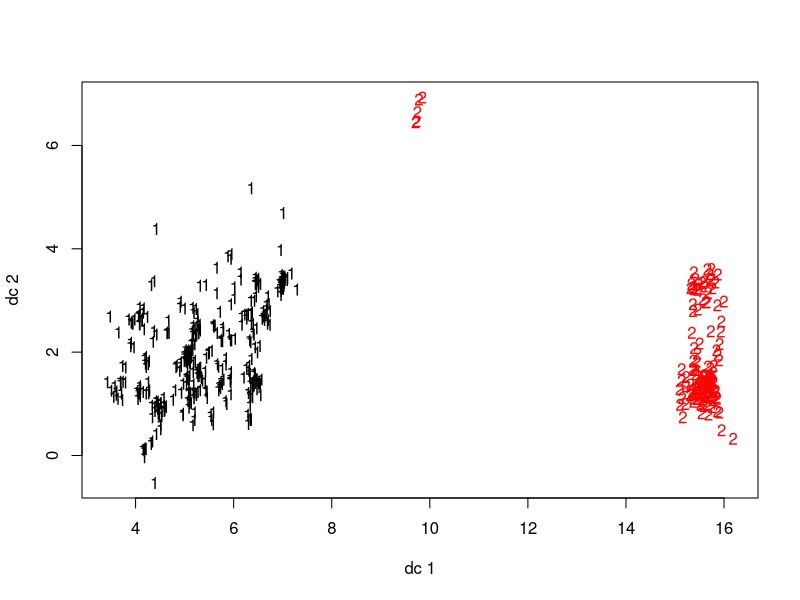
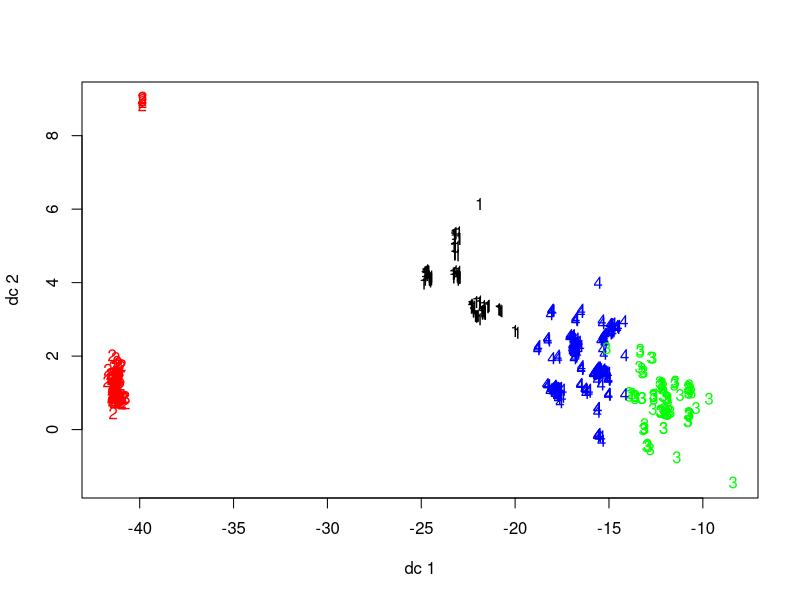
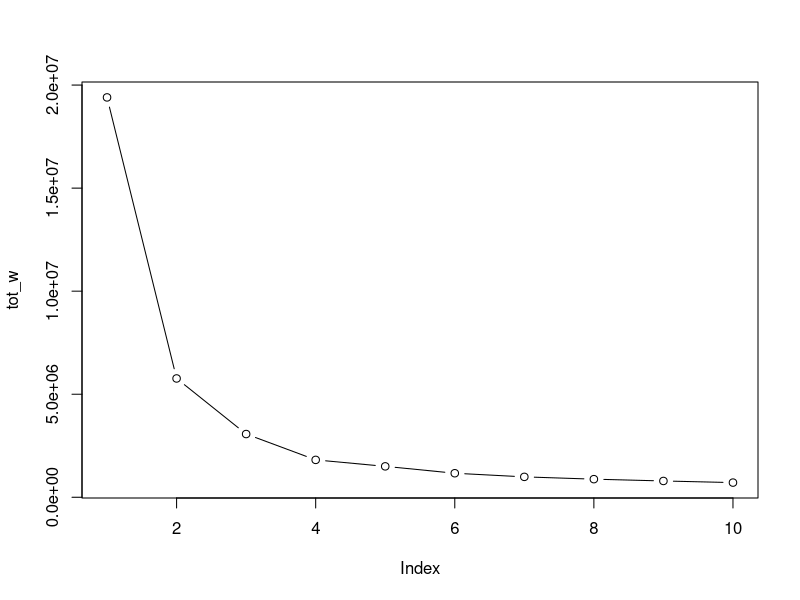
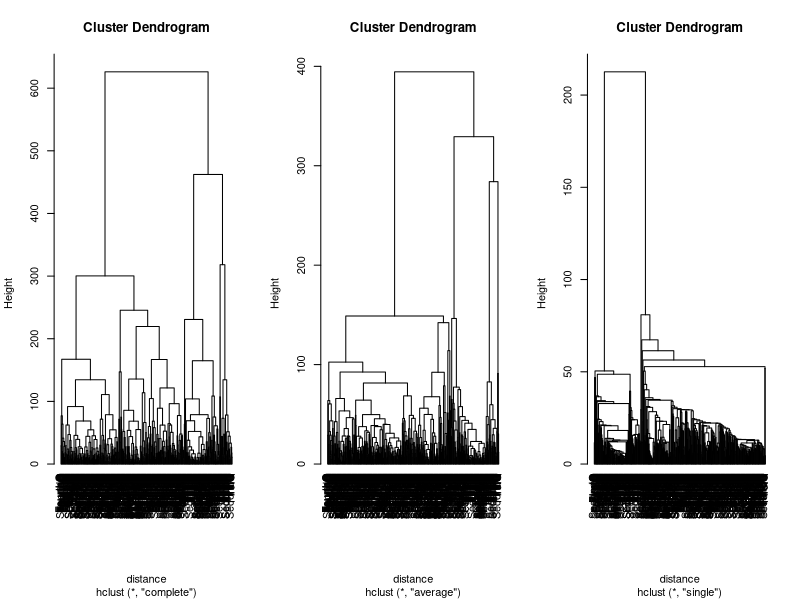
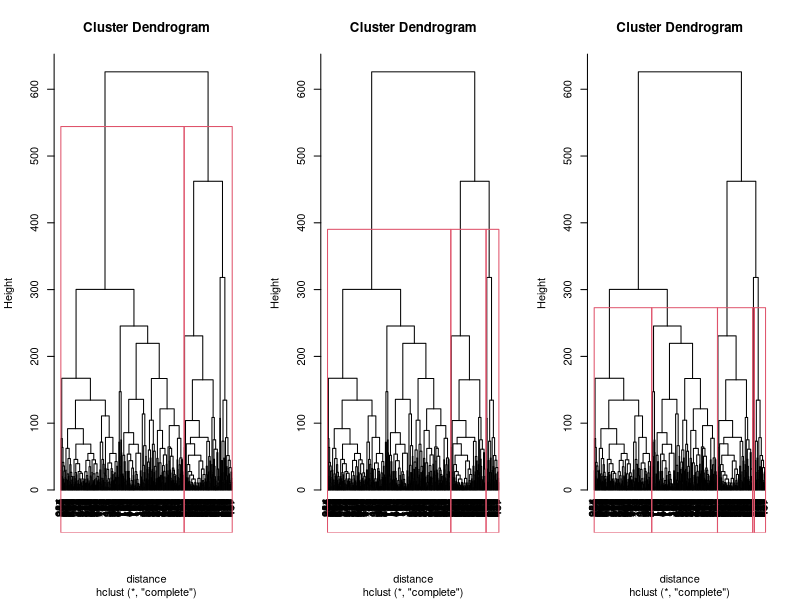
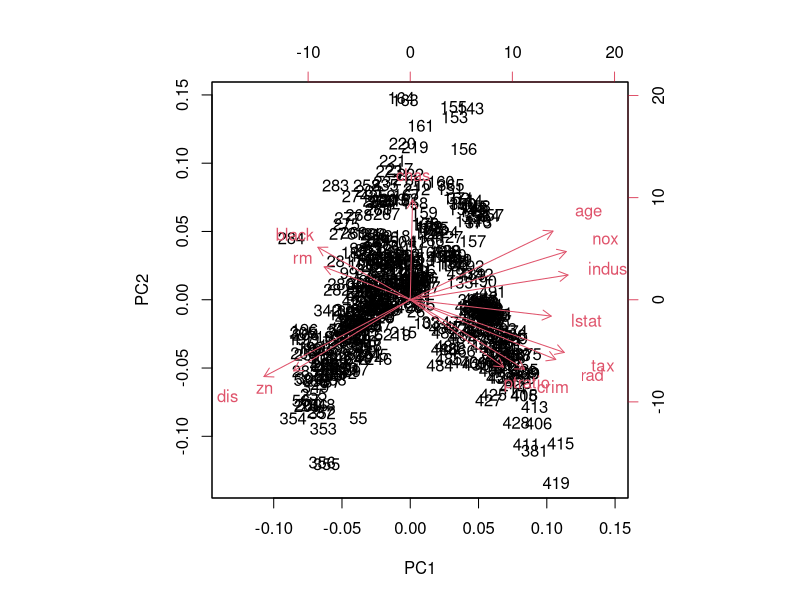
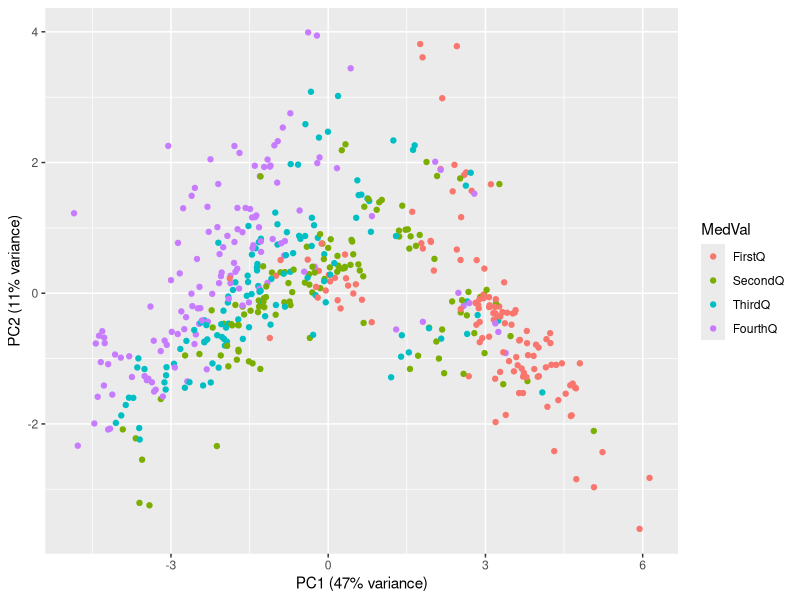
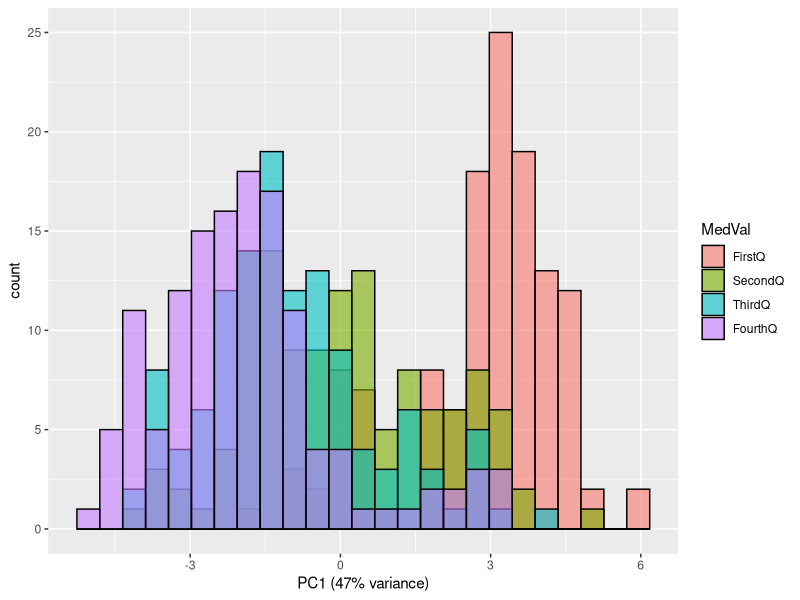

Write R code to recreate these figures, in order.
## ---- chunk 1
knitr::opts_chunk$set(echo = TRUE)
## ---- chunk 2

library(ggplot2)
library(MASS)
library(cluster)
library(fpc)


## ---- chunk 3
boston <- Boston 


## ---- chunk 4
set.seed(4)
# the result printed is the best result of 20 tries
# clustering vector: information on each observation (what cluster it is assigned)
# sum of squares: measure of variance inside the cluster
km_res <- kmeans(boston, centers = 2, nstart = 20)
km_res


## ---- chunk 5
# withinss: sum of squares within each cluster
# tot.withins: what we are trying to minimize
str(km_res)

## ---- chunk 6
# vizualize results of clustering by kmeans 
plotcluster(boston, km_res$cluster)

## ---- chunk 7
set.seed(4)

# 4 cluster sizes produces good results based on plot and tot.withinss, 
# but has outliers in 2nd cluster
km_res3 <- kmeans(boston, 4, nstart = 3)
km_res3

plotcluster(boston, km_res3$cluster)


## ---- chunk 8
# check res
str(km_res3)

## ---- chunk 9

# scree plot

tot_w <- rep(0,10)

# perform k means with 1 to 10 clusters
# total withinss is measure of quality for clustering
set.seed(8)
for (k in 1:10) {
  tot_w[k] <- kmeans(boston, k, nstart = 20)$tot.withinss
}

# see that 3, maybe 4, is optimal 
plot(tot_w, type = "b")


## ---- chunk 10


boston_F <- boston

# create categorical medv (Median house value) to use as class for pca and hc
quant_00 = min(boston$medv)
quant_25 = quantile(boston$medv, 0.25) 
quant_50 = quantile(boston$medv, 0.50) 
quant_75 = quantile(boston$medv, 0.75) 
quant_100 = max(boston$medv)

rb = rbind(quant_00, quant_25, quant_50, quant_75, quant_100) 
dimnames(rb)[[2]] = "Value"

boston_F$medv_F[boston$medv >= quant_00 &
                    boston$medv < quant_25] = "FirstQ"
boston_F$medv_F[boston$medv >= quant_25 &
                    boston$medv < quant_50] = "SecondQ"
boston_F$medv_F[boston$medv >= quant_50 & 
                    boston$medv <= quant_75] = "ThirdQ"
boston_F$medv_F[boston$medv >= quant_75 &
                    boston$medv <= quant_100] = "FourthQ"
boston_F$medv_F = factor(boston_F$medv_F,
levels=c("FirstQ", "SecondQ", "ThirdQ", "FourthQ"))

# remove median house value from boston housing dataset
boston_pca <- subset(boston, select = -medv) 
## ---- chunk 11


distance <- dist(boston)

# takes max distance
hc_comp <- hclust(distance, method = "complete")
# takes average distance
hc_avg <- hclust(distance, method = "average")
# minimal distance
hc_sing <- hclust(distance, method = "single")

## ---- chunk 12
# organzine plotting window with 3 cells aligned as columns
par(mfrow = c(1, 3))

# complete and average look similar 
plot(hc_comp, hang = -1, labels = boston_F$medv_F)
plot(hc_avg, hang = -1, labels = boston_F$medv_F)
plot(hc_sing, hang = -1, labels = boston_F$medv_F)

# reset plotting window
par(mfrow = c(1, 1))

## ---- chunk 13
par(mfrow = c(1, 3))

# create hc object with complete and decide how many clusters to choose
hc <- hclust(distance, method = "complete")

# create 3 plots with different number of clusters outlined

# division by 2 or 3 clusters looks best
plot(hc, hang = -1, labels = NULL)
rect.hclust(hc, k = 2)

plot(hc, hang = -1, labels = NULL)
rect.hclust(hc, k = 3)

# after 4 clusters begin to have v. small clusters
plot(hc, hang = -1, labels = NULL)
rect.hclust(hc, k = 5)

par(mfrow = c(1, 1))
## ---- chunk 14

# check column means
colMeans(boston)

## ---- chunk 15

# check sd
apply(boston, 2, sd)

## ---- chunk 16



# perform PCA with scaled data based on the above checks 
pca <- prcomp(x = boston_pca, center = TRUE, scale = TRUE)
pca

## ---- chunk 17
# first 4 components explain ~75% of variance
summary(pca)

## ---- chunk 18

# chas is co-directed with PC1
biplot(pca)

## ---- chunk 19

# data frame with MedVal
pca_adj <- data.frame(pca$x, MedVal = boston_F$medv_F)


## ---- chunk 20


# check clustering based on MedVal PC1 and PC2
p1 <- ggplot(data = pca_adj,
       aes(x = PC1,
       y = PC2,
       color = MedVal)) +
  geom_point() +
  labs(x = "PC1 (47% variance)") +
  labs(y = "PC2 (11% variance)" )

p1

## ---- chunk 21
# reduce to one dimension
p2 <- ggplot(data = pca_adj, 
       aes(x = PC1,
           fill = MedVal)) + 
  geom_histogram(alpha = 0.6,
                 color = "black",
                 bins = 25,
                 position = "identity") +
  labs(x = "PC1 (47% variance)") 

p2

## ---- chunk 22


# check clustering based on MedVal fpr PC1 and PC3
p3 <- ggplot(data = pca_adj,
       aes(x = PC1,
       y = PC3,
       color = MedVal)) +
  geom_point() +
  labs(x = "PC1 (47% variance)") +
  labs(y = "PC3 (9% variance)" )

p3

## ---- chunk 23
# get variance: indicator if interesting / informative or not
pca_var <- pca$sdev^2 
pca_var

## ---- chunk 24
# pve: proportion of variance explained 
pca_pve <- pca_var / sum(pca_var)
# how informaitve each PC is (highest to low)
pca_pve

## ---- chunk 25
 # cummlative: helpful in deciding how many PC to take: cutoff 80% (5 PCs)
cumsum(pca_pve)

## ---- chunk 26

par(mfrow = c(1, 2))
#proportion of variance
pve <- summary(pca)$importance[2,] 

#cummulative variance 
cpve <- summary(pca)$importance[3,]


plot(pve, type = "b", main = "Proportion of Var. Explained")

# 5 features explain 80%
plot(cpve, type = "b", main = "Cumulative Prop. of Var. Explained")
abline(h = 0.8, col = "red")
par(mfrow = c(1, 1))


## ---- chunk 27

plot(pca)

## ---- chunk 28
par(mfrow = c(1, 3))

# based on above, decided to use first 5 PCs 
# clustering visually looks better than initial 

pca_tune <- pca_adj[, 1:5]
dist <- dist(pca_tune)

# complete looks best, single terrible
plot(hclust(dist, method = "complete"), hang = -1, labels = pca_adj$MedVal)
plot(hclust(dist, method = "average"), hang = -1, labels = pca_adj$MedVal)
plot(hclust(dist, method = "single"), hang = -1, labels = pca_adj$MedVal)

par(mfrow = c(1, 1))
## ---- chunk 29

# use complete method 
hc_tune <- hclust(dist, method = "complete")

# division by two clusters
plot(hc_tune, hang = -1, labels = pca_adj$MedVal) 
rect.hclust(hc_tune, k = 2)

## ---- chunk 30


plot(hc_tune, hang = -1, labels = pca_adj$MedVal) 
rect.hclust(hc_tune, k = 5)

## ---- chunk 31
# check intersection of clusters (k = 2-5) and 
# compare with original hc without tuning: improved
table(pca_adj$MedVal, cutree(hc_tune, 2))

table(pca_adj$MedVal, cutree(hc, 2))

## ---- chunk 32

table(pca_adj$MedVal, cutree(hc_tune, 3))

table(pca_adj$MedVal, cutree(hc, 3))

## ---- chunk 33

table(pca_adj$MedVal, cutree(hc_tune, 4))
table(pca_adj$MedVal, cutree(hc, 4))
## ---- chunk 34

# difficult to make a call as they are not cleanly clustered, 
# but 4 looks best to me (above)
table(pca_adj$MedVal, cutree(hc_tune, 5))
table(pca_adj$MedVal, cutree(hc, 5))

## ---- chunk 35


# graphical analysis of pca data with clustering with 5 priniciple components
# create data frame with first 2 PCs
data_pca_clust <- data.frame(pca$x[, 1:2], # use 2 PCs even tho use 5 for clustering
                             # create factored columns with cluster assignment with 5 PCs
                             k2 = factor(cutree(hc_tune, 2)), 
                             k3 = factor(cutree(hc_tune, 3)), 
                             k4 = factor(cutree(hc_tune, 4)), 
                             k5 = factor(cutree(hc_tune, 5)), 
                             label = pca_adj$MedVal)

# plot k = 2
p4 <- ggplot(data_pca_clust, 
       aes(x = PC1, 
           y = PC2, 
           color = k2, 
           label = pca_adj$MedVal)) + 
  geom_point() + 
  geom_label() + 
  theme_bw()
p4

## ---- chunk 36
# plot k = 3
p5 <- ggplot(data_pca_clust, 
       aes(x = PC1, 
           y = PC2, 
           color = k3, 
           label = pca_adj$MedVal)) + 
  geom_point() + 
  geom_label() + 
  theme_bw()

p5
## ---- chunk 37
# plot k = 4
p6 <- ggplot(data_pca_clust, 
       aes(x = PC1, 
           y = PC2, 
           color = k4, 
           label = pca_adj$MedVal)) + 
  geom_point() + 
  geom_label() + 
  theme_bw()

p6
## ---- chunk 38
# plot k = 5
p7 <- ggplot(data_pca_clust, 
       aes(x = PC1, 
           y = PC2, 
           color = k5, 
           label = pca_adj$MedVal)) + 
  geom_point() + 
  geom_label() + 
  theme_bw()

p7
